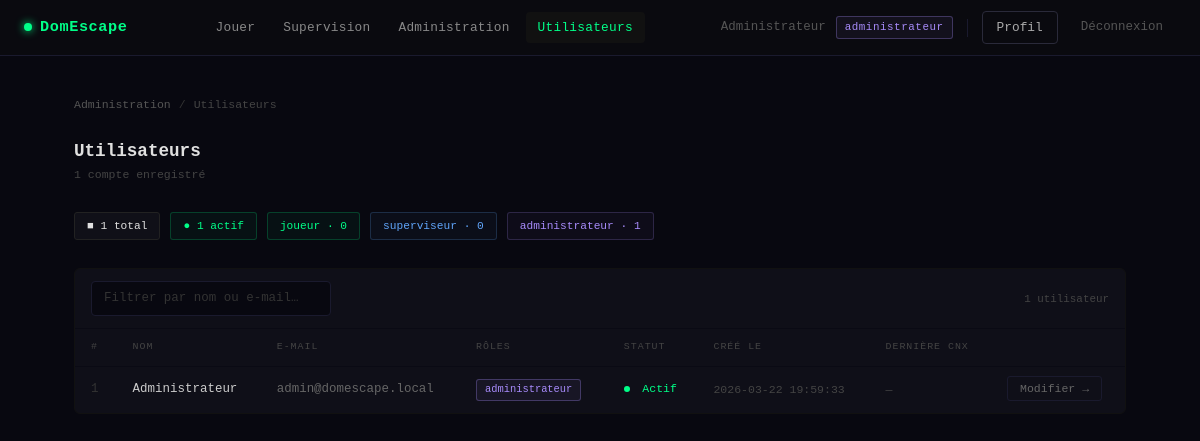
The app's page /admin/utilisateurs.php (signed in) with its own data.
### tables this page shows
CREATE TABLE IF NOT EXISTS utilisateur (
    id             INT UNSIGNED AUTO_INCREMENT PRIMARY KEY,
    nom            VARCHAR(100)  NOT NULL,
    email          VARCHAR(255)  NOT NULL UNIQUE,
    mot_de_passe   VARCHAR(255)  NOT NULL,
    actif          TINYINT(1)    NOT NULL DEFAULT 1,
    cree_le        DATETIME      NOT NULL DEFAULT CURRENT_TIMESTAMP,
    derniere_connexion DATETIME  NULL
);

### core/Auth.php (called while the page is built, shortened)
<?php
require_once __DIR__ . '/../config/database.php';
require_once __DIR__ . '/UserRepository.php';
class Auth
{
    public static function check(): bool
    {
        return isset($_SESSION['user_id']);
    }
    public static function user(): ?array
    {
        return [
            'id'    => $_SESSION['user_id'],
            'nom'   => $_SESSION['user_nom'],
            'email' => $_SESSION['user_email'],
        ];
    }
    public static function roles(): array
    {
        return $_SESSION['user_roles'] ?? [];
    }
    public static function buildHierarchy(array $assignedRoles): array
    {
        $all = $assignedRoles;
        foreach ($assignedRoles as $role) {
            if (isset(ROLE_HIERARCHY[$role])) {
                foreach (ROLE_HIERARCHY[$role] as $inherited) {
                    if (!in_array($inherited, $all, true)) {
                        $all[] = $inherited;
                    }
                }
            }
        }
        return $all;
    }
}

### core/UserRepository.php (called while the page is built, shortened)
<?php
require_once __DIR__ . '/../config/database.php';
class UserRepository
{
    private PDO $db;
    public function __construct()
    {
        $this->db = getDB();
    }
    public function listAll(): array
    {
        $stmt = $this->db->query(
            'SELECT u.id, u.nom, u.email, u.actif, u.cree_le, u.derniere_connexion,
                    GROUP_CONCAT(r.nom ORDER BY r.nom SEPARATOR \',\') AS roles
             FROM utilisateur u
             LEFT JOIN utilisateur_role ur ON ur.id_utilisateur = u.id
             LEFT JOIN role r ON r.id = ur.id_role
             GROUP BY u.id
             ORDER BY u.cree_le DESC'
        );
        return $stmt->fetchAll();
    }
}

### config/database.php (called while the page is built, shortened)
<?php
function getDB(): PDO
{
    static $pdo = null;
    if ($pdo === null) {
        $dsn = sprintf(
            'mysql:host=%s;dbname=%s;charset=%s',
            DB_HOST, DB_NAME, DB_CHARSET
        );
        $pdo = new PDO($dsn, DB_USER, DB_PASS, [
            PDO::ATTR_ERRMODE            => PDO::ERRMODE_EXCEPTION,
            PDO::ATTR_DEFAULT_FETCH_MODE => PDO::FETCH_ASSOC,
            PDO::ATTR_EMULATE_PREPARES   => false,
        ]);
    }
    return $pdo;
}

### admin/utilisateurs.php (the view, shortened to what this page needs)
<?php
require_once __DIR__ . '/../core/UserRepository.php';
$repo  = new UserRepository();
$users = $repo->listAll();
$countByRole = ['joueur' => 0, 'superviseur' => 0, 'administrateur' => 0];
$countActive = 0;
foreach ($users as $u) {
    if ($u['actif']) $countActive++;
    if ($u['roles']) {
        foreach (explode(',', $u['roles']) as $r) {
            $r = trim($r);
            if (isset($countByRole[$r])) $countByRole[$r]++;
        }
    }
}
?>
<!DOCTYPE html>
<html lang="fr">
<head>
  <link href="https://cdn.jsdelivr.net/npm/bootstrap@5.3.0/dist/css/bootstrap.min.css" rel="stylesheet">
</head>
<body>
<?php require_once __DIR__ . '/../partials/nav.php'; ?>
<div class="page-wrap">
  <div class="breadcrumb-row">
    <a href="/domescape/admin/dashboard.php">Administration</a>
    <span class="breadcrumb-sep">/</span>
    <span>Utilisateurs</span>
  </div>
  <div class="page-head">
    <div>
      <h1>Utilisateurs</h1>
      <p><?= count($users) ?> compte<?= count($users) !== 1 ? 's' : '' ?> enregistré<?= count($users) !== 1 ? 's' : '' ?></p>
    </div>
  </div>
  <div class="summary-chips">
    <span class="chip chip-total">&#9632; <?= count($users) ?> total</span>
    <span class="chip chip-active">● <?= $countActive ?> actif<?= $countActive > 1 ? 's' : '' ?></span>
    <span class="chip chip-joueur">joueur · <?= $countByRole['joueur'] ?></span>
    <span class="chip chip-superv">superviseur · <?= $countByRole['superviseur'] ?></span>
    <span class="chip chip-admin">administrateur · <?= $countByRole['administrateur'] ?></span>
  </div>
  <div class="panel">
    <div class="panel-toolbar">
      <input type="text" class="search-input" id="searchInput"
             placeholder="Filtrer par nom ou e-mail…" oninput="filterTable(this.value)">
      <span style="font-size:.68rem;color:#444;" id="countLabel"><?= count($users) ?> utilisateur<?= count($users) > 1 ? 's' : '' ?></span>
    </div>
    <div style="overflow-x:auto;">
    <table id="usersTable">
      <thead>
        <tr>
          <th>#</th>
          <th>Nom</th>
          <th>E-mail</th>
          <th>Rôles</th>
          <th>Statut</th>
          <th>Créé le</th>
          <th>Dernière cnx</th>
          <th></th>
        </tr>
      </thead>
      <tbody>
        <?php foreach ($users as $u): ?>
          <?php $roleList = $u['roles'] ? explode(',', $u['roles']) : []; ?>
          <tr data-search="<?= strtolower(htmlspecialchars($u['nom'] . ' ' . $u['email'], ENT_QUOTES, 'UTF-8')) ?>">
            <td style="color:#333;"><?= (int)$u['id'] ?></td>
            <td style="color:#ccc;font-weight:500;"><?= htmlspecialchars($u['nom'], ENT_QUOTES, 'UTF-8') ?></td>
            <td style="color:#666;"><?= htmlspecialchars($u['email'], ENT_QUOTES, 'UTF-8') ?></td>
            <td>
              <?php if (empty($roleList)): ?>
                <span style="color:#333;font-size:.68rem;">—</span>
              <?php else: ?>
                <?php foreach ($roleList as $r): $r = trim($r); ?>
                  <span class="badge-role badge-<?= htmlspecialchars($r, ENT_QUOTES, 'UTF-8') ?>">
                    <?= htmlspecialchars($r, ENT_QUOTES, 'UTF-8') ?>
                  </span>
                <?php endforeach; ?>
              <?php endif; ?>
            </td>
            <td>
              <span class="status-dot" style="background:<?= $u['actif'] ? '#00ff88' : '#ff4444' ?>;"></span>
              <span style="font-size:.72rem;color:<?= $u['actif'] ? '#00ff88' : '#ff4444' ?>;">
                <?= $u['actif'] ? 'Actif' : 'Désactivé' ?>
              </span>
            </td>
            <td style="color:#444;font-size:.72rem;"><?= htmlspecialchars($u['cree_le'], ENT_QUOTES, 'UTF-8') ?></td>
            <td style="color:#444;font-size:.72rem;">
              <?= $u['derniere_connexion'] ? htmlspecialchars($u['derniere_connexion'], ENT_QUOTES, 'UTF-8') : '—' ?>
            </td>
            <td>
              <a href="/domescape/admin/utilisateur_edit.php?id=<?= (int)$u['id'] ?>" class="btn-edit">Modifier →</a>
            </td>
          </tr>
        <?php endforeach; ?>
      </tbody>
    </table>
    </div>
  </div>
</div>
</body>
</html>

### partials/nav.php (shortened to what this page needs)
<?php
$_nav_user    = Auth::user();
$_nav_roles   = Auth::buildHierarchy(Auth::roles());
$_nav_isAdmin = in_array(ROLE_ADMINISTRATEUR, $_nav_roles, true);
$_nav_isSuperv= in_array(ROLE_SUPERVISEUR,    $_nav_roles, true);
$_nav_uri     = $_SERVER['REQUEST_URI'] ?? '';
function nav_active(string $path): string {
    global $_nav_uri;
    return (strpos($_nav_uri, $path) !== false) ? 'nav-active' : '';
}
?>
<nav class="dn-nav">
  <div class="dn-nav-inner">
    <a href="/domescape/public/<?= $_nav_user ? 'tableau-de-bord.php' : 'connexion.php' ?>" class="dn-brand">
      <span class="dn-brand-dot"></span>DomEscape
    </a>
    <div class="dn-links">
      <?php if ($_nav_user): ?>
        <a href="/domescape/public/index.php"
           class="<?= nav_active('index.php') ?>">Jouer</a>
        <?php if ($_nav_isSuperv): ?>
          <a href="/domescape/public/gamemaster.php"
             class="<?= nav_active('gamemaster.php') ?>">Supervision</a>
        <?php endif; ?>
        <?php if ($_nav_isAdmin): ?>
          <a href="/domescape/admin/dashboard.php"
             class="<?= nav_active('admin/dashboard') ?>">Administration</a>
          <a href="/domescape/admin/utilisateurs.php"
             class="<?= nav_active('utilisateurs') ?>">Utilisateurs</a>
        <?php endif; ?>
      <?php endif; ?>
    </div>
    <div class="dn-right">
      <?php if ($_nav_user): ?>
        <span class="dn-username"><?= htmlspecialchars($_nav_user['nom'], ENT_QUOTES, 'UTF-8') ?></span>
        <?php
        $primaryRole = Auth::roles()[0] ?? null;
        if ($primaryRole): ?>
          <span class="dn-role dn-role-<?= htmlspecialchars($primaryRole, ENT_QUOTES, 'UTF-8') ?>">
            <?= htmlspecialchars($primaryRole, ENT_QUOTES, 'UTF-8') ?>
          </span>
        <?php endif; ?>
        <a href="/domescape/public/profil.php"
           class="dn-btn-login <?= nav_active('profil.php') ?>">Profil</a>
        <a href="/domescape/public/deconnexion.php" class="dn-btn-logout">Déconnexion</a>
      <?php else: ?>
        <a href="/domescape/public/connexion.php" class="dn-btn-login">Connexion</a>
        <a href="/domescape/public/inscription.php" class="dn-btn-register">Créer un compte →</a>
      <?php endif; ?>
    </div>
  </div>
</nav>

### admin/utilisateurs.php (style rules this page uses)
body { background: #080810; color: #e0e0e0; font-family: 'Courier New', monospace; min-height: 100vh; }
a { color: #00ff88; }
.page-wrap { max-width: 1100px; margin: 0 auto; padding: 40px 24px 80px; }
.breadcrumb-row { display: flex; align-items: center; gap: 8px; font-size: .72rem; color: #444; margin-bottom: 28px; }
.breadcrumb-row a { color: #555; text-decoration: none; }
.breadcrumb-sep { color: #333; }
.page-head { display: flex; justify-content: space-between; align-items: flex-start; margin-bottom: 28px; }
.page-head h1 { font-size: 1.1rem; font-weight: 700; margin: 0; }
.page-head p { font-size: .72rem; color: #444; margin: 4px 0 0; }
.summary-chips { display: flex; gap: 10px; flex-wrap: wrap; margin-bottom: 28px; }
.chip { display: inline-flex; align-items: center; gap: 6px; padding: 5px 12px; border-radius: 3px; font-size: .7rem; border: 1px solid; }
.chip-total { color: #e0e0e0; border-color: #222; background: rgba(255,255,255,.03); }
.chip-active { color: #00ff88; border-color: rgba(0,255,136,.2); background: rgba(0,255,136,.04); }
.chip-joueur { color: #00ff88; border-color: rgba(0,255,136,.2); background: rgba(0,255,136,.04); }
.chip-superv { color: #60a5fa; border-color: rgba(96,165,250,.2); background: rgba(96,165,250,.04); }
.chip-admin { color: #a78bfa; border-color: rgba(167,139,250,.2); background: rgba(167,139,250,.04); }
.panel { background: #0f0f18; border: 1px solid #111; border-radius: 6px; overflow: hidden; }
.panel-toolbar { display: flex; align-items: center; justify-content: space-between; padding: 12px 16px; border-bottom: 1px solid #0a0a14; gap: 12px; }
.search-input { background: #080810; border: 1px solid #1a1a2e; color: #e0e0e0; font-family: 'Courier New', monospace; font-size: .78rem; padding: 7px 12px; border-radius: 4px; outline: none; width: 240px; transition: border-color .15s; }
.search-input::placeholder { color: #333; }
table { width: 100%; border-collapse: collapse; font-size: .78rem; }
th { font-size: .62rem; letter-spacing: .1em; color: #444; text-transform: uppercase; padding: 11px 16px; text-align: left; font-weight: normal; border-bottom: 1px solid #0a0a14; }
td { padding: 12px 16px; border-bottom: 1px solid #0a0a14; vertical-align: middle; }
tbody tr:last-child td { border-bottom: none; }
.badge-role { display: inline-block; padding: 2px 8px; border-radius: 3px; font-size: .65rem; border: 1px solid; margin-right: 3px; }
.badge-administrateur { color: #a78bfa; border-color: rgba(167,139,250,.3); background: rgba(167,139,250,.06); }
.status-dot { display: inline-block; width: 6px; height: 6px; border-radius: 50%; margin-right: 5px; vertical-align: middle; }
.btn-edit { background: transparent; border: 1px solid #1a1a2e; color: #666; padding: 5px 12px; border-radius: 3px; font-size: .72rem; text-decoration: none; font-family: 'Courier New', monospace; transition: border-color .15s, color .15s; white-space: nowrap; }

### records on screen
utilisateur: nom "Administrateur", id "1", email "admin@domescape.local", r "administrateur", actif 1 (drawn), cree_le "2026-03-22 19:59:33"

### other values on screen
$primaryRole "administrateur"
count($users) "1"
$countActive "1"
$countByRole['joueur'] "0"
$countByRole['superviseur'] "0"
$countByRole['administrateur'] "1"
